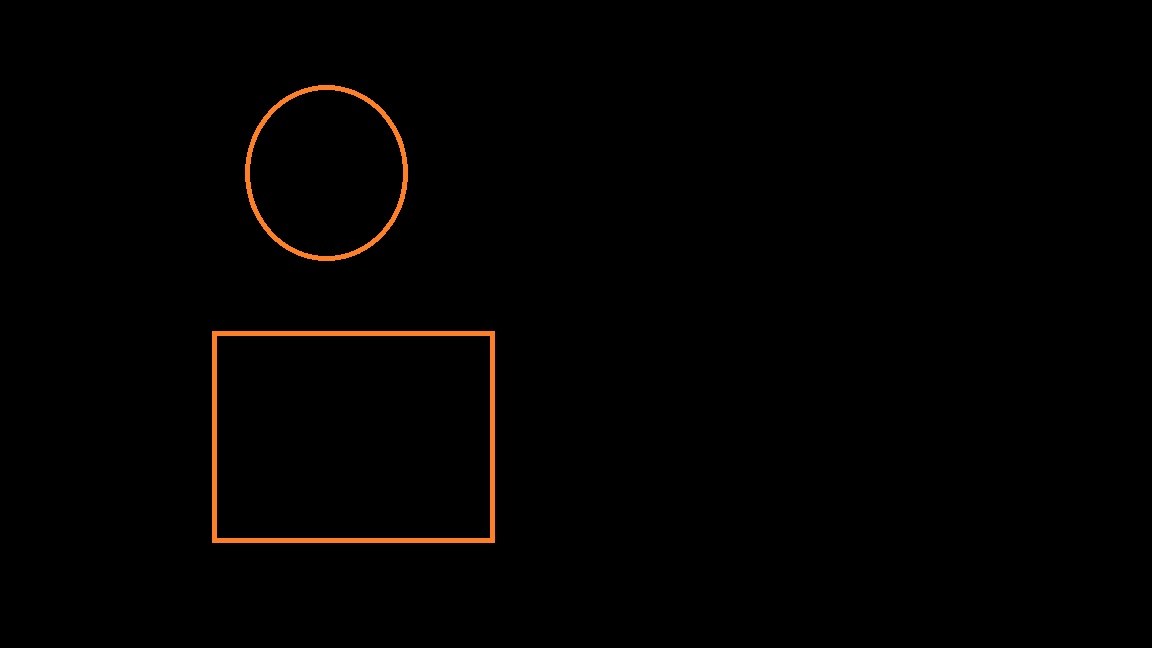
#> input picture aula01/image.jpg, 1152 x 648 px
$ python lab01.py   (older library calls are emulated)
#> lines starting #> are read from the running program, lines starting #| are printed output that depends on the picture; after the words box and inside, x2 and y2 are one past the last pixel; in counts of white or black regions, pixels touching at a corner belong together
# Bibliotecas
import cv2
import matplotlib.pyplot as plt

# Carregar uma imagem
img = cv2.imread("image.jpg", 0)
#> img: shape (648, 1152); min 0, max 164, mean 1.5

# Detectando bordas
sobel = cv2.Sobel(img, cv2.CV_64F, 1, 1, ksize=5)
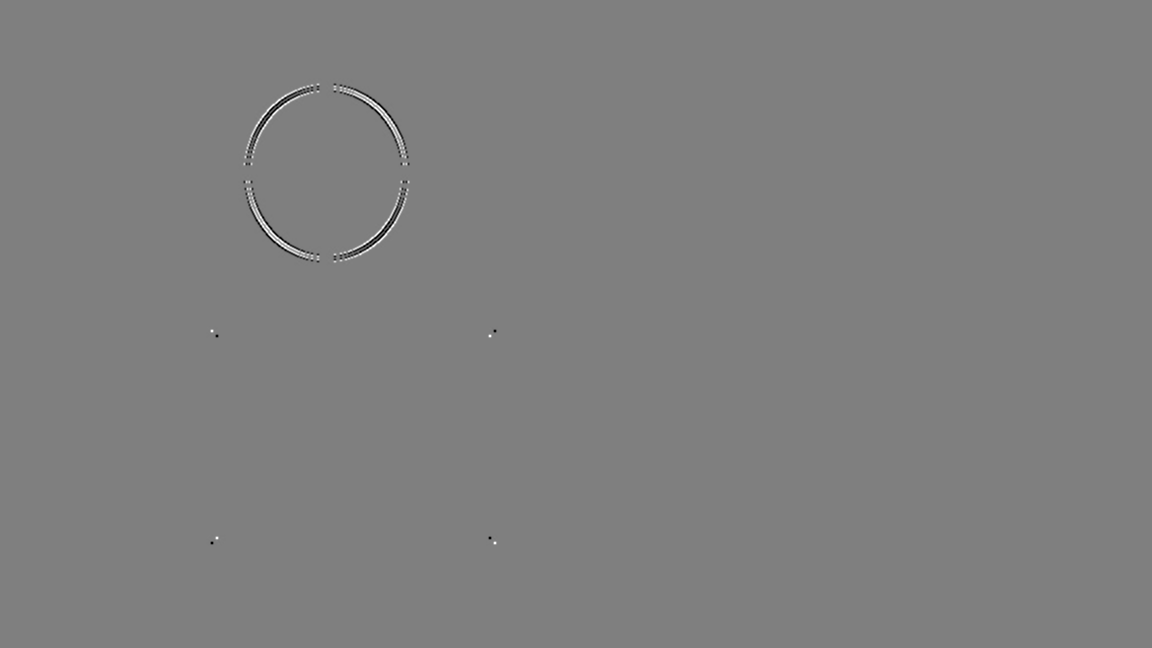
#> sobel: shape (648, 1152) float64; min -1418, max 1426, mean 0; drawn with min black and max white
laplacian = cv2.Laplacian(img, cv2.CV_64F)
canny = cv2.Canny(img, 100, 200)
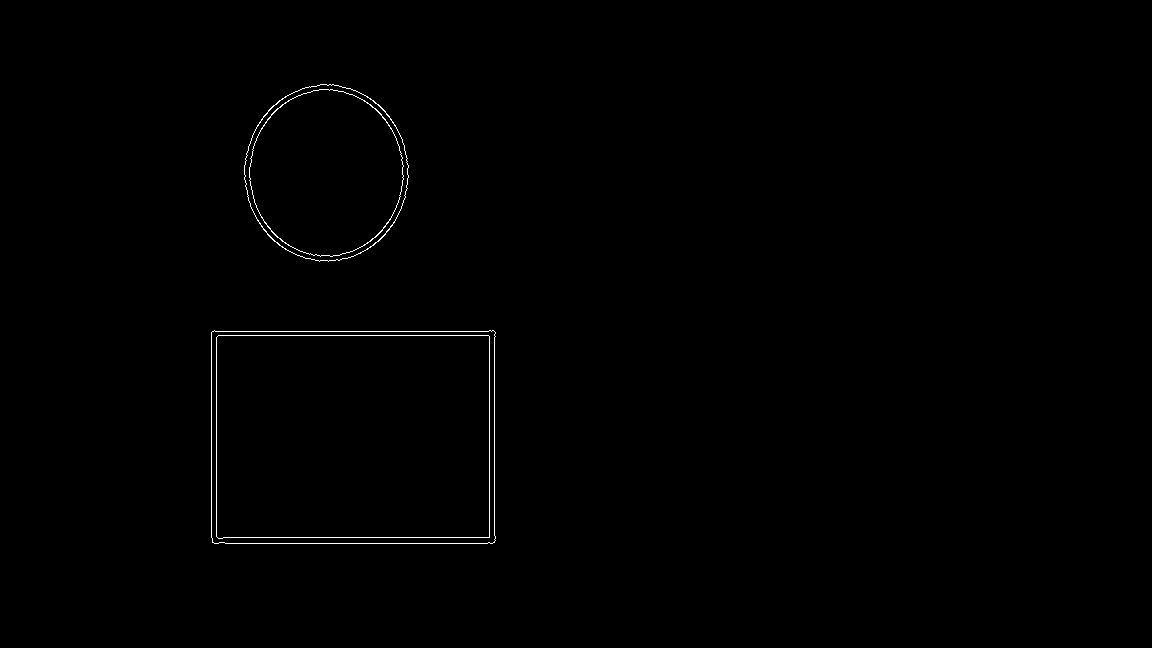
#> canny: shape (648, 1152); 0.4% white in thin lines or dots, all inside (x1, y1, x2, y2) = (211, 84, 496, 544)

# Imprimir resultados
plt.subplot(1, 3, 1); plt.title("Sobel"); plt.imshow(sobel, cmap='gray')
plt.subplot(1, 3, 2); plt.title("Laplacian"); plt.imshow(laplacian, cmap='gray')
plt.subplot(1, 3, 3); plt.title("Canny"); plt.imshow(canny, cmap='gray')

plt.show()
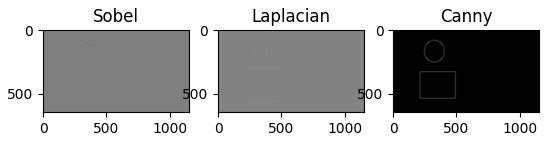
#> figure drawn by matplotlib, 3 panels
